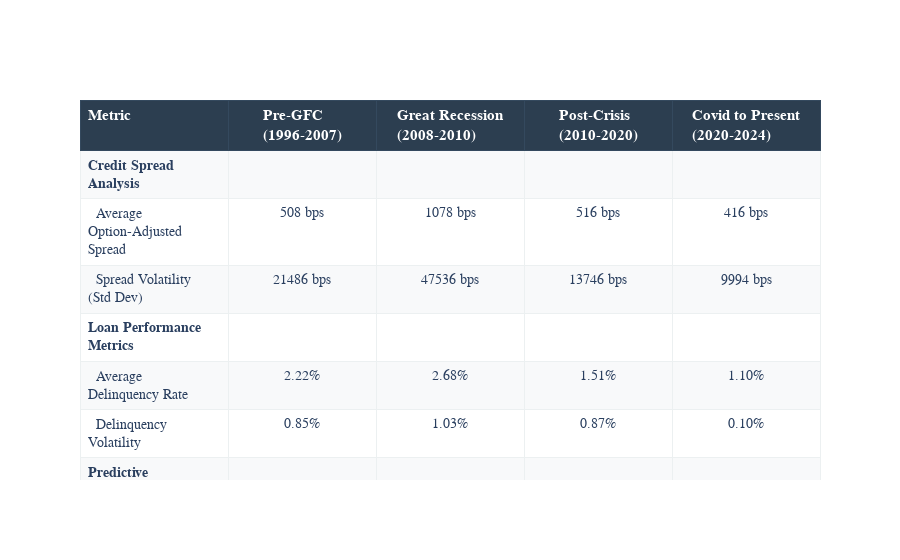
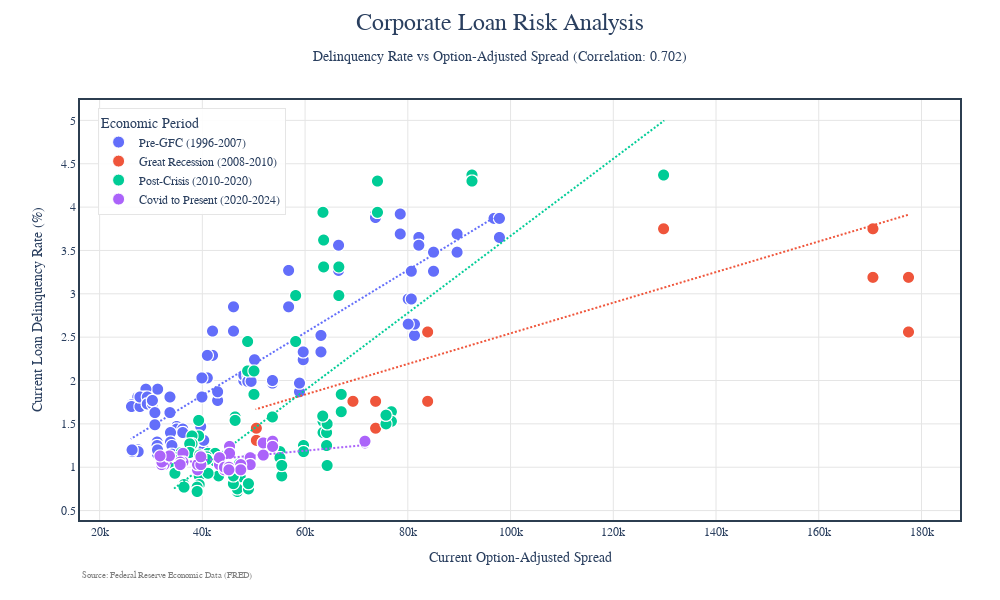
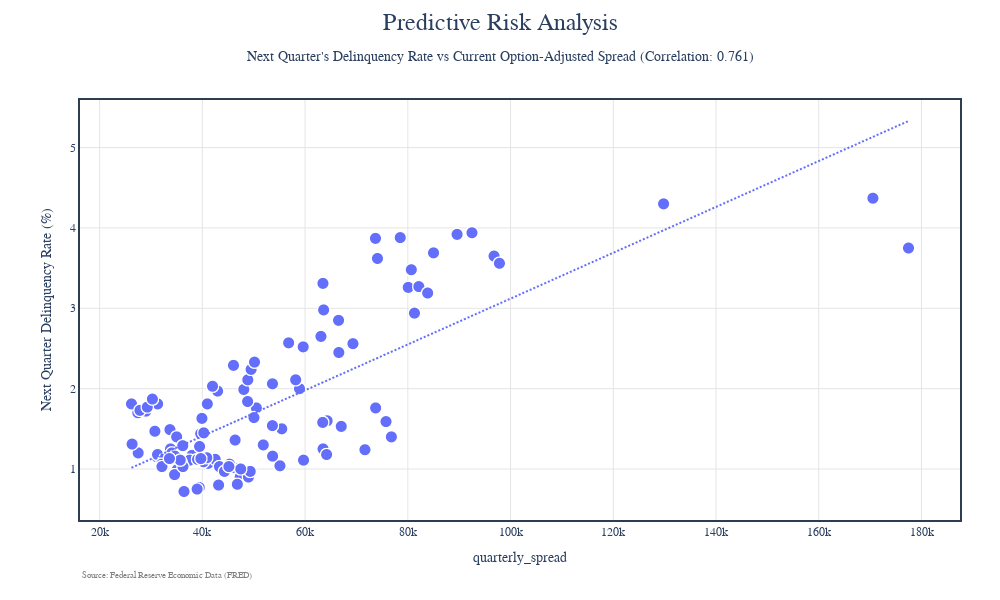
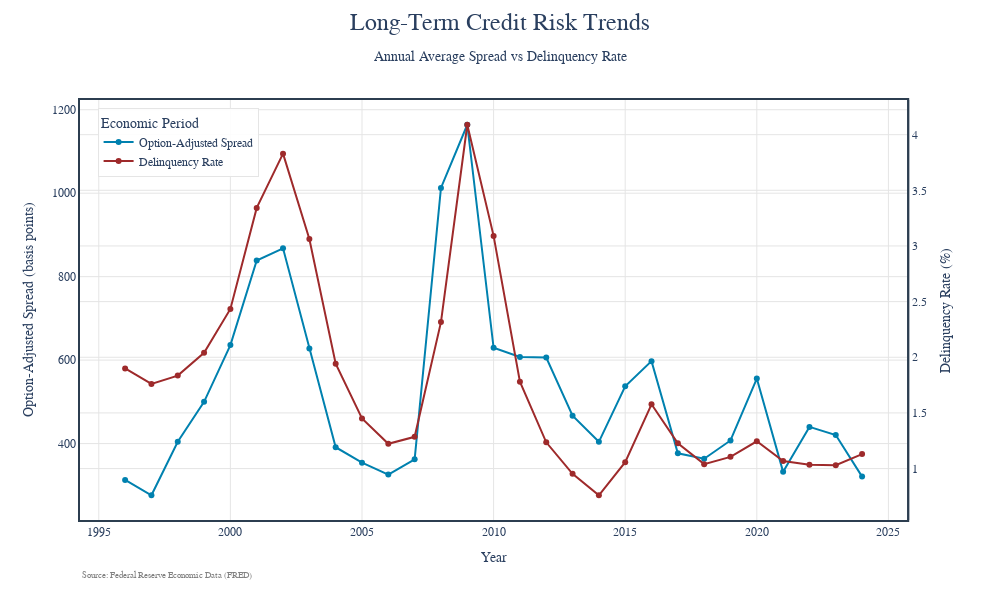

Notebook code cell kept with these figures, in order:
### Code cell
# Do all analysis and get plots
# Add this before calling fred_visualize
stats_table,current_plot, predictive_plot, time_series_plot = fred_visualize(df)

# Show results
stats_table.show()
current_plot.show()
predictive_plot.show()
time_series_plot.show()

fred_export(stats_table, current_plot, predictive_plot, time_series_plot)

### Figure 1 — Plotly figure (JSON) as saved in the notebook; plotly's stock layout.template omitted (floating-point values rounded to 4 significant figures)
{"data": [{"cells": {"align": ["left", "center", "center", "center", "center"], "fill": {"color": [["#f8f9fa", "#ffffff", "#f8f9fa", "#ffffff", "#f8f9fa", "#ffffff", "#f8f9fa", "#ffffff", "#f8f9fa", "#ffffff", "#f8f9fa", "#ffffff", "#f8f9fa", "#ffffff"]]}, "font": {"family": "Arial", "size": 14}, "height": 30, "line": {"color": "#ecf0f1"}, "values": [["<b>Credit Spread Analysis</b>", "  Average Option-Adjusted Spread", "  Spread Volatility (Std Dev)", "<b>Loan Performance Metrics</b>", "  Average Delinquency Rate", "  Delinquency Volatility", "<b>Predictive Relationships</b>", "  Quarter Forward Correlation", "  Quarter Forward R²", "  Half-Year Forward Correlation", "  Half-Year Forward R²", "  Year Forward Correlation", "  Year Forward R²"], ["", "508 bps", "21486 bps", "", "2.22%", "0.85%", "", "<span style=\"color: #2ecc71\">0.92</span>", "<span style=\"color: #2ecc71\">0.85</span>", "<span style=\"color: #2ecc71\">0.90</span>", "<span style=\"color: #2ecc71\">0.82</span>", "<span style=\"color: #2ecc71\">0.77</span>", "<span style=\"color: #2ecc71\">0.59</span>"], ["", "1078 bps", "47536 bps", "", "2.68%", "1.03%", "", "<span style=\"color: #2ecc71\">0.82</span>", "<span style=\"color: #2ecc71\">0.68</span>", "<span style=\"color: #2ecc71\">0.83</span>", "<span style=\"color: #2ecc71\">0.70</span>", "<span style=\"color: #e74c3c\">-0.06</span>", "<span style=\"color: #e74c3c\">0.00</span>"], ["", "516 bps", "13746 bps", "", "1.51%", "0.87%", "", "0.69", "0.47", "0.68", "0.46", "0.59", "0.35"], ["", "416 bps", "9994 bps", "", "1.10%", "0.10%", "", "0.32", "0.10", "<span style=\"color: #e74c3c\">0.19</span>", "<span style=\"color: #e74c3c\">0.03</span>", "<span style=\"color: #e74c3c\">0.16</span>", "<span style=\"color: #e74c3c\">0.03</span>"]]}, "header": {"align": ["left", "center", "center", "center", "center"], "fill": {"color": "#2c3e50"}, "font": {"color": "white", "family": "Arial", "size": 15}, "height": 40, "line": {"color": "#34495e"}, "values": ["<b>Metric</b>", "<b>Pre-GFC (1996-2007)</b>", "<b>Great Recession (2008-2010)</b>", "<b>Post-Crisis (2010-2020)</b>", "<b>Covid to Present (2020-2024)</b>"]}, "type": "table"}], "layout": {}}

### Figure 2 — Plotly figure (JSON) as saved in the notebook; plotly's stock layout.template omitted (floating-point values rounded to 4 significant figures; data arrays with more than 128 entries replaced by an {"elided": "..."} marker saying what was removed)
{"data": [{"hovertemplate": "Economic Period=Pre-GFC (1996-2007)<br>Current Option-Adjusted Spread=%{x}<br>Current Loan Delinquency Rate (%)=%{y}<extra></extra>", "legendgroup": "Pre-GFC (1996-2007)", "marker": {"color": "#636efa", "line": {"color": "white", "width": 1}, "size": 12, "symbol": "circle"}, "mode": "markers", "name": "Pre-GFC (1996-2007)", "showlegend": true, "type": "scattergl", "x": {"elided": "3926 int values"}, "xaxis": "x", "y": {"elided": "3926 float values"}, "yaxis": "y"}, {"hovertemplate": "<b>OLS trendline</b><br>delinquency_rate_loans = 3.60983e-05 * quarterly_spread + 0.385074<br>R<sup>2</sup>=0.836200<br><br>Economic Period=Pre-GFC (1996-2007)<br>Current Option-Adjusted Spread=%{x}<br>Current Loan Delinquency Rate (%)=%{y} <b>(trend)</b><extra></extra>", "legendgroup": "Pre-GFC (1996-2007)", "line": {"dash": "dot", "width": 2}, "marker": {"color": "#636efa", "symbol": "circle"}, "mode": "lines", "name": "Pre-GFC (1996-2007)", "showlegend": false, "type": "scattergl", "x": {"elided": "3926 int values"}, "xaxis": "x", "y": {"elided": "3926 float values"}, "yaxis": "y"}, {"hovertemplate": "Economic Period=Great Recession (2008-2010)<br>Current Option-Adjusted Spread=%{x}<br>Current Loan Delinquency Rate (%)=%{y}<extra></extra>", "legendgroup": "Great Recession (2008-2010)", "marker": {"color": "#EF553B", "line": {"color": "white", "width": 1}, "size": 12, "symbol": "circle"}, "mode": "markers", "name": "Great Recession (2008-2010)", "showlegend": true, "type": "scattergl", "x": {"elided": "638 int values"}, "xaxis": "x", "y": {"elided": "638 float values"}, "yaxis": "y"}, {"hovertemplate": "<b>OLS trendline</b><br>delinquency_rate_loans = 1.76614e-05 * quarterly_spread + 0.778161<br>R<sup>2</sup>=0.662617<br><br>Economic Period=Great Recession (2008-2010)<br>Current Option-Adjusted Spread=%{x}<br>Current Loan Delinquency Rate (%)=%{y} <b>(trend)</b><extra></extra>", "legendgroup": "Great Recession (2008-2010)", "line": {"dash": "dot", "width": 2}, "marker": {"color": "#EF553B", "symbol": "circle"}, "mode": "lines", "name": "Great Recession (2008-2010)", "showlegend": false, "type": "scattergl", "x": {"elided": "638 int values"}, "xaxis": "x", "y": {"elided": "638 float values"}, "yaxis": "y"}, {"hovertemplate": "Economic Period=Post-Crisis (2010-2020)<br>Current Option-Adjusted Spread=%{x}<br>Current Loan Delinquency Rate (%)=%{y}<extra></extra>", "legendgroup": "Post-Crisis (2010-2020)", "marker": {"color": "#00cc96", "line": {"color": "white", "width": 1}, "size": 12, "symbol": "circle"}, "mode": "markers", "name": "Post-Crisis (2010-2020)", "showlegend": true, "type": "scattergl", "x": {"elided": "3837 int values"}, "xaxis": "x", "y": {"elided": "3837 float values"}, "yaxis": "y"}, {"hovertemplate": "<b>OLS trendline</b><br>delinquency_rate_loans = 4.44798e-05 * quarterly_spread + -0.78011<br>R<sup>2</sup>=0.490114<br><br>Economic Period=Post-Crisis (2010-2020)<br>Current Option-Adjusted Spread=%{x}<br>Current Loan Delinquency Rate (%)=%{y} <b>(trend)</b><extra></extra>", "legendgroup": "Post-Crisis (2010-2020)", "line": {"dash": "dot", "width": 2}, "marker": {"color": "#00cc96", "symbol": "circle"}, "mode": "lines", "name": "Post-Crisis (2010-2020)", "showlegend": false, "type": "scattergl", "x": {"elided": "3837 int values"}, "xaxis": "x", "y": {"elided": "3837 float values"}, "yaxis": "y"}, {"hovertemplate": "Economic Period=Covid to Present (2020-2024)<br>Current Option-Adjusted Spread=%{x}<br>Current Loan Delinquency Rate (%)=%{y}<extra></extra>", "legendgroup": "Covid to Present (2020-2024)", "marker": {"color": "#ab63fa", "line": {"color": "white", "width": 1}, "size": 12, "symbol": "circle"}, "mode": "markers", "name": "Covid to Present (2020-2024)", "showlegend": true, "type": "scattergl", "x": {"elided": "1781 int values"}, "xaxis": "x", "y": {"elided": "1781 float values"}, "yaxis": "y"}, {"hovertemplate": "<b>OLS trendline</b><br>delinquency_rate_loans = 5.5629e-06 * quarterly_spread + 0.85673<br>R<sup>2</sup>=0.311256<br><br>Economic Period=Covid to Present (2020-2024)<br>Current Option-Adjusted Spread=%{x}<br>Current Loan Delinquency Rate (%)=%{y} <b>(trend)</b><extra></extra>", "legendgroup": "Covid to Present (2020-2024)", "line": {"dash": "dot", "width": 2}, "marker": {"color": "#ab63fa", "symbol": "circle"}, "mode": "lines", "name": "Covid to Present (2020-2024)", "showlegend": false, "type": "scattergl", "x": {"elided": "1553 int values"}, "xaxis": "x", "y": {"elided": "1553 float values"}, "yaxis": "y"}], "layout": {"annotations": [{"font": {"color": "gray", "size": 9}, "showarrow": false, "text": "Source: Federal Reserve Economic Data (FRED)", "x": 1e-07, "xref": "paper", "y": -0.15, "yref": "paper"}], "font": {"family": "Arial", "size": 12}, "height": 600, "legend": {"bgcolor": "rgba(255, 255, 255, 0.9)", "bordercolor": "#E5E5E5", "borderwidth": 1, "title": {"text": "Economic Period"}, "tracegroupgap": 0, "x": 0.02, "y": 0.98}, "margin": {"b": 80, "l": 80, "r": 40, "t": 100}, "paper_bgcolor": "white", "plot_bgcolor": "white", "title": {"font": {"size": 24}, "text": "Corporate Loan Risk Analysis<br><span style=\"font-size: 14px\">Delinquency Rate vs Option-Adjusted Spread (Correlation: 0.702)</span>", "x": 0.5, "y": 0.95}, "width": 1000, "xaxis": {"anchor": "y", "domain": [0, 1], "gridcolor": "#E5E5E5", "gridwidth": 1, "linecolor": "#2C3E50", "linewidth": 2, "mirror": true, "showgrid": true, "showline": true, "title": {"text": "Current Option-Adjusted Spread"}}, "yaxis": {"anchor": "x", "domain": [0, 1], "gridcolor": "#E5E5E5", "gridwidth": 1, "linecolor": "#2C3E50", "linewidth": 2, "mirror": true, "showgrid": true, "showline": true, "title": {"text": "Current Loan Delinquency Rate (%)"}}}}

### Figure 3 — Plotly figure (JSON) as saved in the notebook; plotly's stock layout.template omitted (floating-point values rounded to 4 significant figures; data arrays with more than 128 entries replaced by an {"elided": "..."} marker saying what was removed)
{"data": [{"hovertemplate": "quarterly_spread=%{x}<br>Next Quarter Delinquency Rate (%)=%{y}<extra></extra>", "legendgroup": "", "marker": {"color": "#636efa", "line": {"color": "white", "width": 1}, "size": 12, "symbol": "circle"}, "mode": "markers", "name": "", "showlegend": false, "type": "scattergl", "x": {"elided": "10182 int values"}, "xaxis": "x", "y": {"elided": "10182 float values"}, "yaxis": "y"}, {"hovertemplate": "<b>OLS trendline</b><br>loan_delinq_3m_forward = 2.85302e-05 * quarterly_spread + 0.267624<br>R<sup>2</sup>=0.578583<br><br>quarterly_spread=%{x}<br>Next Quarter Delinquency Rate (%)=%{y} <b>(trend)</b><extra></extra>", "legendgroup": "", "line": {"dash": "dot", "width": 2}, "marker": {"color": "#636efa", "symbol": "circle"}, "mode": "lines", "name": "", "showlegend": false, "type": "scattergl", "x": {"elided": "9953 int values"}, "xaxis": "x", "y": {"elided": "9953 float values"}, "yaxis": "y"}], "layout": {"annotations": [{"font": {"color": "gray", "size": 9}, "showarrow": false, "text": "Source: Federal Reserve Economic Data (FRED)", "x": 1e-07, "xref": "paper", "y": -0.15, "yref": "paper"}], "font": {"family": "Arial", "size": 12}, "height": 600, "legend": {"bgcolor": "rgba(255, 255, 255, 0.9)", "bordercolor": "#E5E5E5", "borderwidth": 1, "title": {"text": "Economic Period"}, "tracegroupgap": 0, "x": 0.02, "y": 0.98}, "margin": {"b": 80, "l": 80, "r": 40, "t": 100}, "paper_bgcolor": "white", "plot_bgcolor": "white", "title": {"font": {"size": 24}, "text": "Predictive Risk Analysis<br><span style=\"font-size: 14px\">Next Quarter's Delinquency Rate vs Current Option-Adjusted Spread (Correlation: 0.761)</span>", "x": 0.5, "y": 0.95}, "width": 1000, "xaxis": {"anchor": "y", "domain": [0, 1], "gridcolor": "#E5E5E5", "gridwidth": 1, "linecolor": "#2C3E50", "linewidth": 2, "mirror": true, "showgrid": true, "showline": true, "title": {"text": "quarterly_spread"}}, "yaxis": {"anchor": "x", "domain": [0, 1], "gridcolor": "#E5E5E5", "gridwidth": 1, "linecolor": "#2C3E50", "linewidth": 2, "mirror": true, "showgrid": true, "showline": true, "title": {"text": "Next Quarter Delinquency Rate (%)"}}}}

### Figure 4 — Plotly figure (JSON) as saved in the notebook; plotly's stock layout.template omitted (floating-point values rounded to 4 significant figures)
{"data": [{"line": {"color": "#0081AF"}, "mode": "lines+markers", "name": "Option-Adjusted Spread", "type": "scatter", "x": [1996, 1997, 1998, 1999, 2000, 2001, 2002, 2003, 2004, 2005, 2006, 2007, 2008, 2009, 2010, 2011, 2012, 2013, 2014, 2015, 2016, 2017, 2018, 2019, 2020, 2021, 2022, 2023, 2024], "xaxis": "x", "y": [313, 276.2, 404.5, 500, 635.9, 838.7, 868.0, 627.6, 391.3, 354.2, 325.8, 362.3, 1013.0, 1164.0, 629.5, 607.7, 606.1, 466.8, 404.2, 537.4, 597.5, 376.7, 363.8, 407.5, 555.9, 332.2, 440.0, 420.4, 320.8], "yaxis": "y"}, {"line": {"color": "#9E2A2B"}, "mode": "lines+markers", "name": "Delinquency Rate", "type": "scatter", "x": [1996, 1997, 1998, 1999, 2000, 2001, 2002, 2003, 2004, 2005, 2006, 2007, 2008, 2009, 2010, 2011, 2012, 2013, 2014, 2015, 2016, 2017, 2018, 2019, 2020, 2021, 2022, 2023, 2024], "xaxis": "x", "y": [1.9, 1.76, 1.835, 2.04, 2.434, 3.342, 3.829, 3.062, 1.941, 1.45, 1.223, 1.285, 2.316, 4.089, 3.091, 1.781, 1.236, 0.9525, 0.7602, 1.057, 1.577, 1.228, 1.04, 1.105, 1.245, 1.068, 1.035, 1.03, 1.13], "yaxis": "y2"}], "layout": {"annotations": [{"font": {"color": "gray", "size": 9}, "showarrow": false, "text": "Source: Federal Reserve Economic Data (FRED)", "x": 1e-07, "xref": "paper", "y": -0.15, "yref": "paper"}], "font": {"family": "Arial", "size": 12}, "height": 600, "legend": {"bgcolor": "rgba(255, 255, 255, 0.9)", "bordercolor": "#E5E5E5", "borderwidth": 1, "title": {"text": "Economic Period"}, "x": 0.02, "y": 0.98}, "margin": {"b": 80, "l": 80, "r": 40, "t": 100}, "paper_bgcolor": "white", "plot_bgcolor": "white", "title": {"font": {"size": 24}, "text": "Long-Term Credit Risk Trends<br><span style=\"font-size: 14px\">Annual Average Spread vs Delinquency Rate</span>", "x": 0.5, "y": 0.95}, "width": 1000, "xaxis": {"anchor": "y", "domain": [0, 0.94], "gridcolor": "#E5E5E5", "gridwidth": 1, "linecolor": "#2C3E50", "linewidth": 2, "mirror": true, "showgrid": true, "showline": true, "title": {"text": "Year"}}, "yaxis": {"anchor": "x", "domain": [0, 1], "gridcolor": "#E5E5E5", "gridwidth": 1, "linecolor": "#2C3E50", "linewidth": 2, "mirror": true, "showgrid": true, "showline": true, "title": {"text": "Option-Adjusted Spread (basis points)"}}, "yaxis2": {"anchor": "x", "gridcolor": "#E5E5E5", "gridwidth": 1, "linecolor": "#2C3E50", "linewidth": 2, "mirror": true, "overlaying": "y", "showgrid": true, "showline": true, "side": "right", "title": {"text": "Delinquency Rate (%)"}}}}
